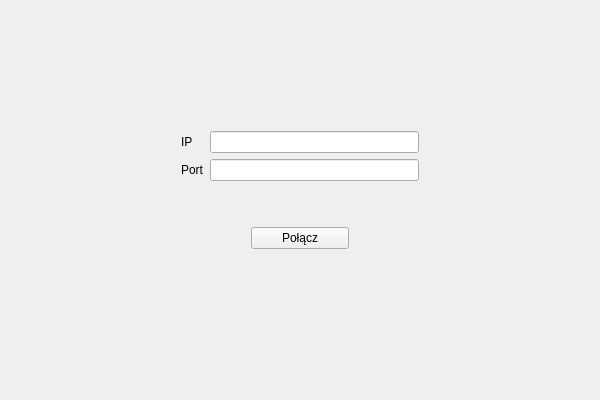
<?xml version="1.0" encoding="UTF-8"?>
<ui version="4.0">
 <class>wConnect</class>
 <widget class="QWidget" name="wConnect">
  <property name="geometry">
   <rect>
    <x>0</x>
    <y>0</y>
    <width>600</width>
    <height>400</height>
   </rect>
  </property>
  <property name="minimumSize">
   <size>
    <width>600</width>
    <height>400</height>
   </size>
  </property>
  <property name="maximumSize">
   <size>
    <width>1200</width>
    <height>800</height>
   </size>
  </property>
  <property name="windowTitle">
   <string>Łachut</string>
  </property>
  <layout class="QHBoxLayout" name="horizontalLayout_2">
   <item>
    <layout class="QHBoxLayout" name="horizontalLayout">
     <item>
      <layout class="QVBoxLayout" name="verticalLayout_4">
       <item>
        <layout class="QFormLayout" name="formLayout_2">
         <property name="leftMargin">
          <number>170</number>
         </property>
         <property name="topMargin">
          <number>120</number>
         </property>
         <property name="rightMargin">
          <number>170</number>
         </property>
         <item row="0" column="0">
          <widget class="QLabel" name="label">
           <property name="text">
            <string>IP</string>
           </property>
          </widget>
         </item>
         <item row="0" column="1">
          <widget class="QLineEdit" name="ipInput"/>
         </item>
         <item row="1" column="0">
          <widget class="QLabel" name="label_2">
           <property name="text">
            <string>Port</string>
           </property>
          </widget>
         </item>
         <item row="1" column="1">
          <widget class="QLineEdit" name="portInput"/>
         </item>
         <item row="2" column="0" colspan="2">
          <layout class="QVBoxLayout" name="verticalLayout_5">
           <property name="leftMargin">
            <number>70</number>
           </property>
           <property name="topMargin">
            <number>40</number>
           </property>
           <property name="rightMargin">
            <number>70</number>
           </property>
           <property name="bottomMargin">
            <number>0</number>
           </property>
           <item>
            <widget class="QPushButton" name="connectBtn">
             <property name="text">
              <string>Połącz</string>
             </property>
            </widget>
           </item>
          </layout>
         </item>
        </layout>
       </item>
      </layout>
     </item>
    </layout>
   </item>
  </layout>
 </widget>
 <resources/>
 <connections/>
</ui>
